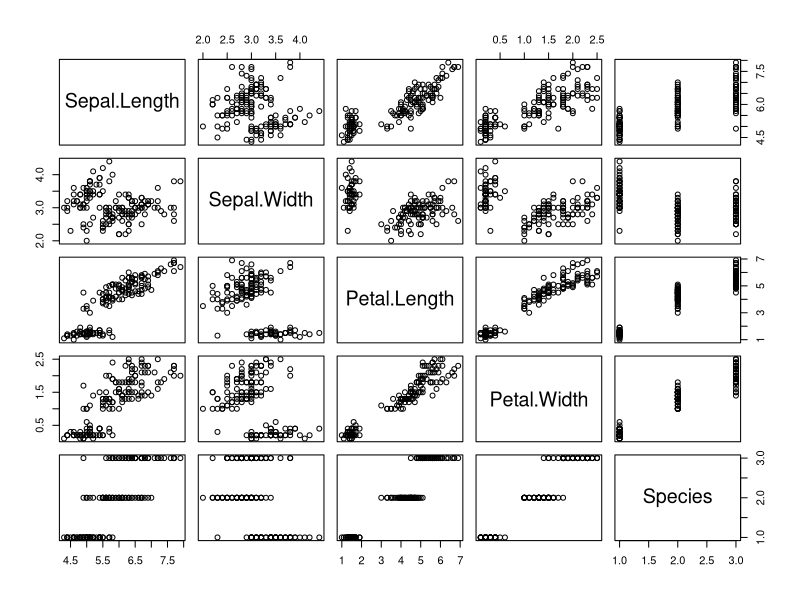
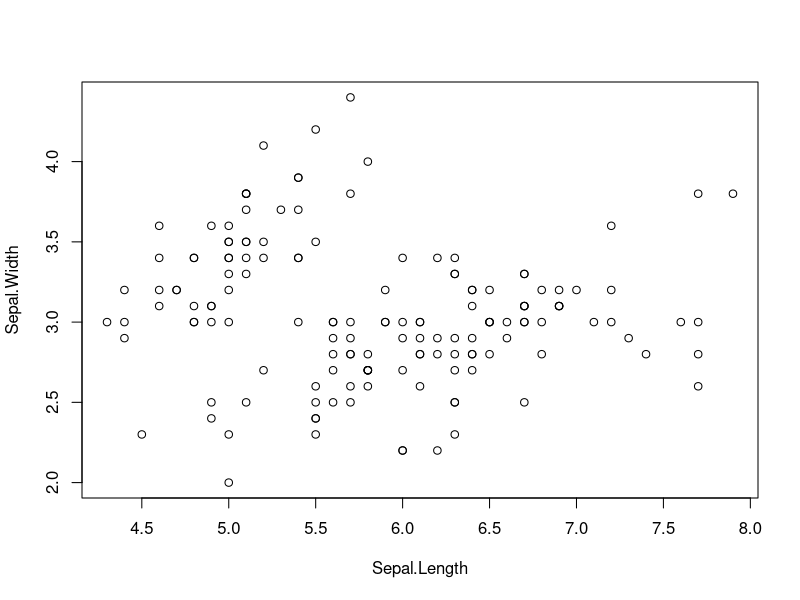

Here is the R script that generated these plots, in order: (Note: this script raises an error after producing the figures.)
library(tidyverse)
library(magrittr)

## The Basic Pipe (%>%)

mtcars %>% filter(mpg > 30) %>% select(mpg:wt)

mtcars %>% filter(mpg > 20) %>% select(mpg:wt) %>%
{
    print(nrow(.))
    if(nrow(.) > 10)
        head(., 10)
    else if(nrow(.) > 5)
        head(., 5)
    else
        .
}

numeric_averages <- . %>%
    select_if(is.numeric) %>%
    summarize(across(.fns=mean))

## The Tee Pipe (%T>%)

iris %T>%
    plot %>%
    group_by(Species) %>%
    summarize(MaxSepalLength=max(Sepal.Length), MinSepalLength = min(Sepal.Length))

## The Exposition Pipe (%$%)

iris %$% plot(Sepal.Length, Sepal.Width)

## Assignment Pipe
x <- c(1,2,3,4)
x %<>% sum
x

x <- c(1,2,3,4)
x %>% sqrt %<>% sum
x

## Aliased Functions
sse <- . %>% resid %>% raise_to_power(2) %>% sum
x <- seq(0,10, by=0.1)
y <- x*5 + rnorm(length(x))
model <- lm(y ~ x)
sse(model)
